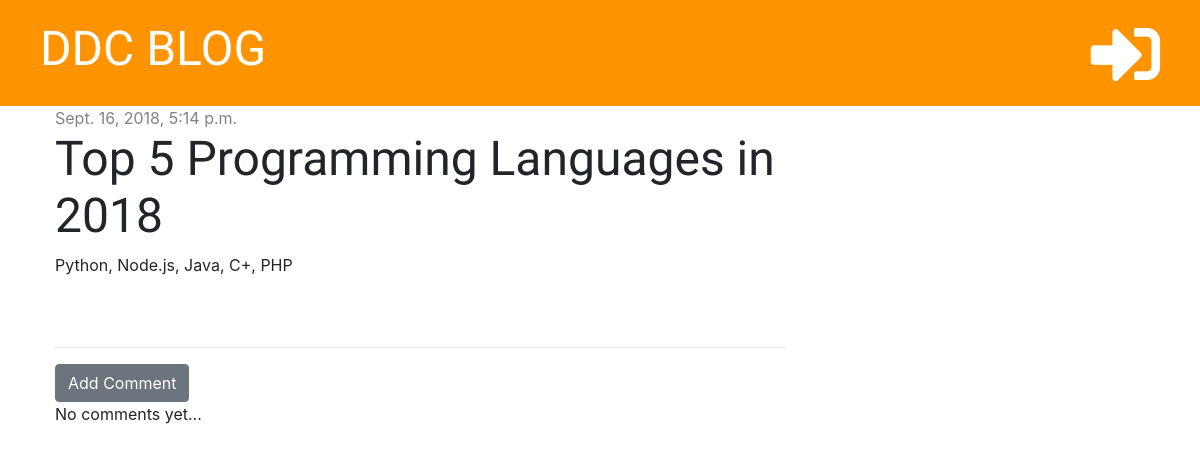
/post/2/, run on an earlier commit of the app's database.
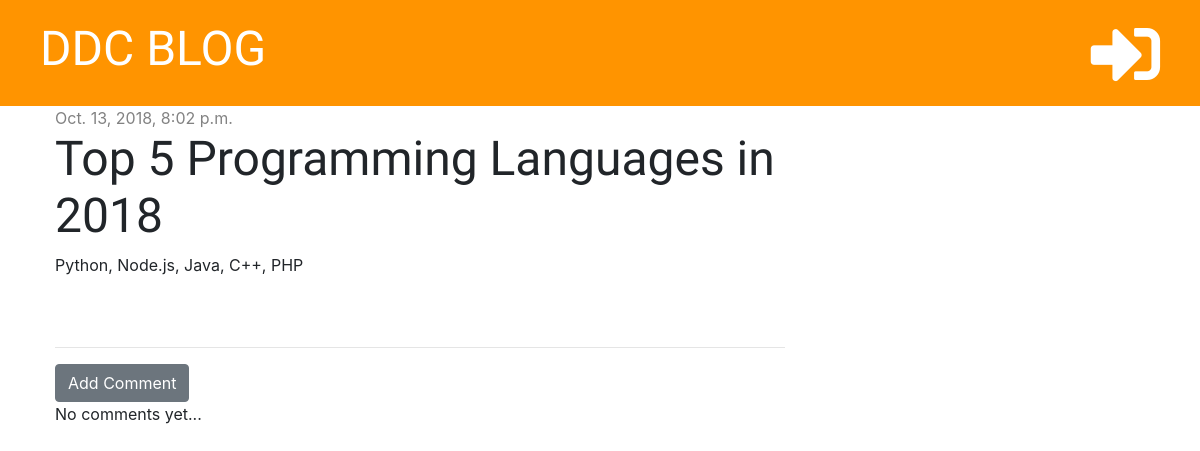
And on a later commit of the database.
### blog/models.py (models this page shows, shortened)
class Post(models.Model):
    author = models.ForeignKey('auth.User', on_delete=models.CASCADE)
    title = models.CharField(max_length=200)
    text = models.TextField()
    created_date = models.DateTimeField(default=timezone.now)
    published_date = models.DateTimeField(blank=True, null=True)

### blog/views.py (the view)
# urls.py: path('post/<int:pk>/', views.post_detail, name="post_detail"),
def post_detail(request, pk):
    post = get_object_or_404(Post, pk=pk)
    stuff_for_frontend = {'post': post}
    return render(request, "blog/post_detail.html", stuff_for_frontend)

### blog/templates/blog/post_detail.html (shortened to what this page needs)
{% extends 'blog/base.html' %}
{% block content %}
    <div class="post">
            {% if post.published_date %}
                <div class="date">
                    {{ post.published_date }}
                </div>
            {% else %}
                <a href="{% url 'post_publish' pk=post.pk %}" class="btn btn-primary">Publish</a>
            {% endif %}
            <h1>{{ post.title }}</h1>
            <p>{{ post.text|linebreaksbr }}</p>
    </div>
    <hr>
    <a href="{% url 'add_comment_to_post' pk=post.pk %}" class="btn btn-secondary">Add Comment</a>
    {% for comment in post.comments.all %}
        <div class="comment">
            <div class="date">
                {{ comment.created_date }}
            </div>
            <strong>{{ comment.author }}</strong>
            <p>{{ comment.text }}</p>
        </div>
    {% empty %}
        <p>No comments yet...</p>
    {% endfor %}
{% endblock %}

What changed in the data, as far as the page shows it:
changed Post: published_date "Sept. 16, 2018, 5:14 p.m." → "Oct. 13, 2018, 8:02 p.m."; text "Python, Node.js, Java, C+, PHP" → "Python, Node.js, Java, C++, PHP"
